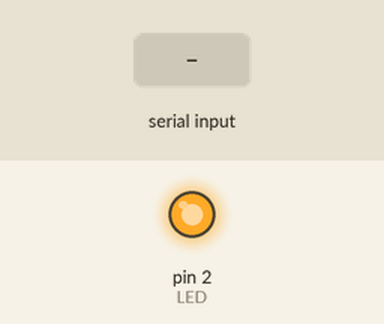
The sketch below on a simulated Arduino Uno, built with avr-gcc and run on an emulated ATmega328P. Parts: output pins drawn as LEDs (lit = HIGH). The inputs (shaded band) are chosen by the test bench.

Above: at 1.2 s.
1.3 s: "1" received over Serial
At 3.2 s:
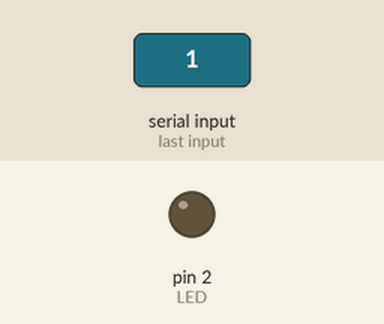
3.8 s: "0" received over Serial
At 5.1 s:
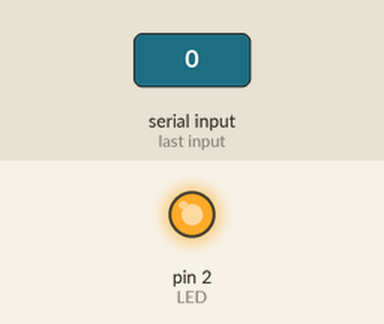
6.2 s: "2" received over Serial
At 8.1 s:
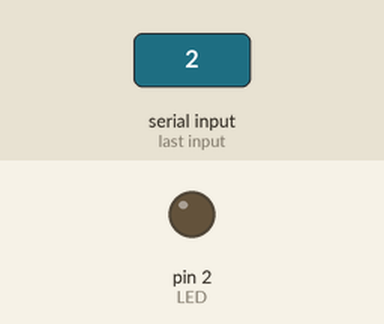
Timing chart, 0 to 9.6 s (numbered marks = the images above; inputs shaded):
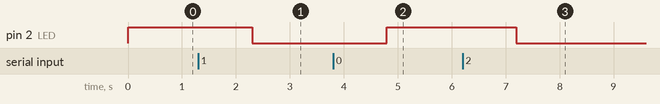

The sketch:

ESP_SerialComms.ino
```cpp
#define LED 2
String msg = "0";

void setup()
{
  pinMode(LED, OUTPUT);
  Serial.begin(115200);
}

void loop()
{
  if(Serial.available() > 0)
  {
    msg = Serial.readString();
  }

  if(msg == "0") digitalWrite(LED, HIGH);
  else digitalWrite(LED, LOW);
}
```

Measured:
- after the input at 1.3 s, pin 2 (LED): HIGH → LOW after 1.0 s
- after the input at 3.8 s, pin 2 (LED): LOW → HIGH after 1.0 s
- after the input at 6.2 s, pin 2 (LED): HIGH → LOW after 1.0 s
